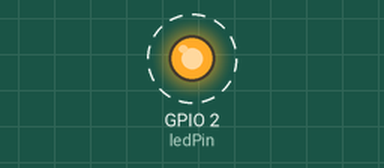
Simulated run of this program. Board: ESP32. Parts: output pins drawn as LEDs (lit = HIGH). Dashed ring = blinking. WiFi joins after 1.5 s; servers stay silent unless stated; not simulated (calls return 0 or success): credentials.h; what the program prints to the serial monitor is not drawn.

Above: at 1.7 s.
Timing chart, 0 to 4.5 s (numbered marks = the images above):
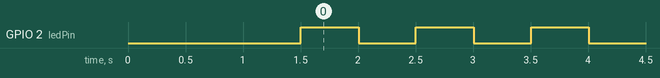

Measured:
- by itself, GPIO 2 (ledPin): alternates HIGH for 0.50 s and LOW for 0.50 s

The program:

main.cpp
```cpp
#include <Arduino.h>
#include <WiFi.h>
#include <ESPmDNS.h>
#include <WiFiUdp.h>
#include <ArduinoOTA.h>
#include "credentials.h"

const int ledPin = LED_BUILTIN;
int ledState = LOW;
unsigned long previousMillis = 0;
const long interval = 500;
const char* hostname = "esp32";

void setup() {
  Serial.begin(115200);
  Serial.println("Booting");
  WiFi.mode(WIFI_STA);
  WiFi.begin(ssid, password);

  while (WiFi.waitForConnectResult() != WL_CONNECTED) {
    Serial.println("Connection Failed! Rebooting...");
    delay(5000);
    ESP.restart();
  }

  if (!MDNS.begin(hostname)) {
    Serial.println("Error setting up MDNS responder!");
    while (1) {
      delay(1000);
    }
  }

  ArduinoOTA.setHostname(hostname);

  ArduinoOTA
    .onStart([]() {
      String type;
      if (ArduinoOTA.getCommand() == U_FLASH) {
        type = "sketch";
      } else {
        type = "filesystem";
      }
      Serial.println("Start updating " + type);
    });
    ArduinoOTA.onEnd([]() {
      Serial.println("\nEnd");
    });
    ArduinoOTA.onProgress([](unsigned int progress, unsigned int total) {
      Serial.printf("Progress: %u%%\r", (progress / (total / 100)));
    });
    ArduinoOTA.onError([](ota_error_t error) {
      Serial.printf("Error[%u]: ", error);
      if (error == OTA_AUTH_ERROR) Serial.println("Auth Failed");
      else if (error == OTA_BEGIN_ERROR) Serial.println("Begin Failed");
      else if (error == OTA_CONNECT_ERROR) Serial.println("Connect Failed");
      else if (error == OTA_RECEIVE_ERROR) Serial.println("Receive Failed");
      else if (error == OTA_END_ERROR) Serial.println("End Failed");
    });

  ArduinoOTA.begin();
  Serial.println("Ready");
  Serial.print("IP address: ");
  Serial.println(WiFi.localIP());
  pinMode(ledPin, OUTPUT);
}

void loop() {
  ArduinoOTA.handle();
  unsigned long currentMillis = millis();
  if (currentMillis - previousMillis >= interval) {
    previousMillis = currentMillis;
    if (ledState == LOW) {
      ledState = HIGH;
    } else {
      ledState = LOW;
    }
    digitalWrite(ledPin, ledState);
  }
}
```
